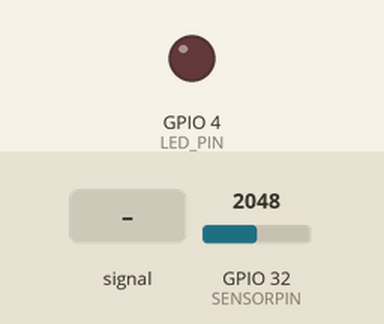
The sketch below on a simulated ESP32. Shown: output pins drawn as LEDs (lit = HIGH). Dashed ring = blinking. Inputs (shaded band) come from the test bench; at power-on: GPIO 32 (SENSORPIN) = 2048. What the sketch prints to the serial monitor is not drawn.

Above: at 6.2 s.
6.3 s: GPIO 32 (SENSORPIN) fed a 200 Hz sine of ±327 counts around its level
At 6.92 s:
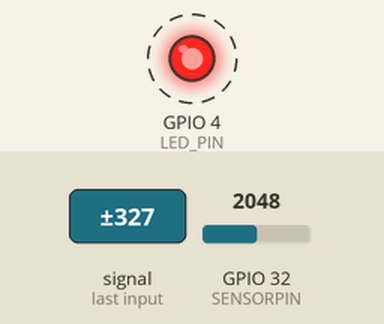
9.3 s: GPIO 32 (SENSORPIN) set to 2099
10.8 s: GPIO 32 (SENSORPIN) set to 2047
At 12.0 s:
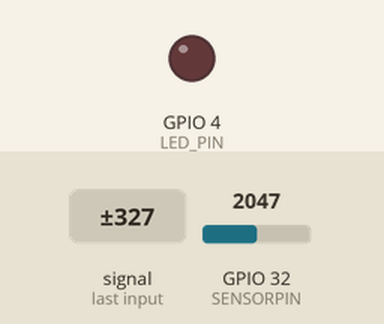
12.3 s: GPIO 32 (SENSORPIN) set to 2866
At 13.1 s:
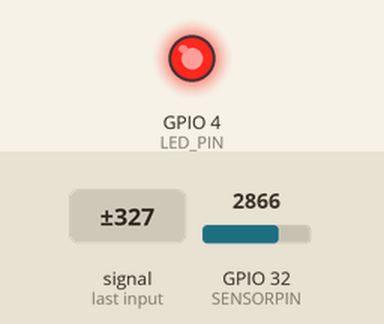
Timing chart, 0 to 14.8 s (numbered marks = the images above; inputs shaded):
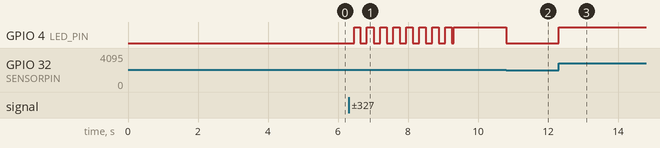

Measured:
- after the input at 6.3 s, GPIO 4 (LED_PIN): alternates HIGH for 0.19 s and LOW for 0.18 s, starting after 0.16 s
- after the input at 10.8 s, GPIO 4 (LED_PIN): HIGH → LOW at once
- after the input at 12.3 s, GPIO 4 (LED_PIN): LOW → HIGH at once

The sketch:

6_1.ino
```cpp
#define SENSORPIN 32
#define SENSOR_DIGITAL_PIN 12
#define LED_PIN 4

int sensorValue, sensorMax, sensorMin;

void setup() {
  pinMode(SENSORPIN, INPUT);
  pinMode(LED_PIN, OUTPUT);
  Serial.begin(115200);
  sensorValue = analogRead(SENSORPIN);
  sensorMax = sensorValue;
  sensorMin = sensorValue;
  while (millis() < 5000) {
    sensorValue = analogRead(SENSORPIN);
    if (sensorValue > sensorMax) {
      sensorMax = sensorValue;
    }
    if (sensorValue < sensorMin) {
      sensorMin = sensorValue;
    }
  }
  Serial.print("Minimum value (lightest): ");
  Serial.println(sensorMin);
  Serial.print("Maximum value (darkest): ");
  Serial.println(sensorMax);

}

void loop() {
  sensorValue = analogRead(SENSORPIN);
  // Since we're using a photoresistor, the value gets lover the
  // more light there is. Therefore we compare to the max value
  if (sensorValue > sensorMax) {
    digitalWrite(LED_PIN, HIGH);
  }
  else {
    digitalWrite(LED_PIN, LOW);
  }
  delay(10); // this speeds up the simulation
}
```
